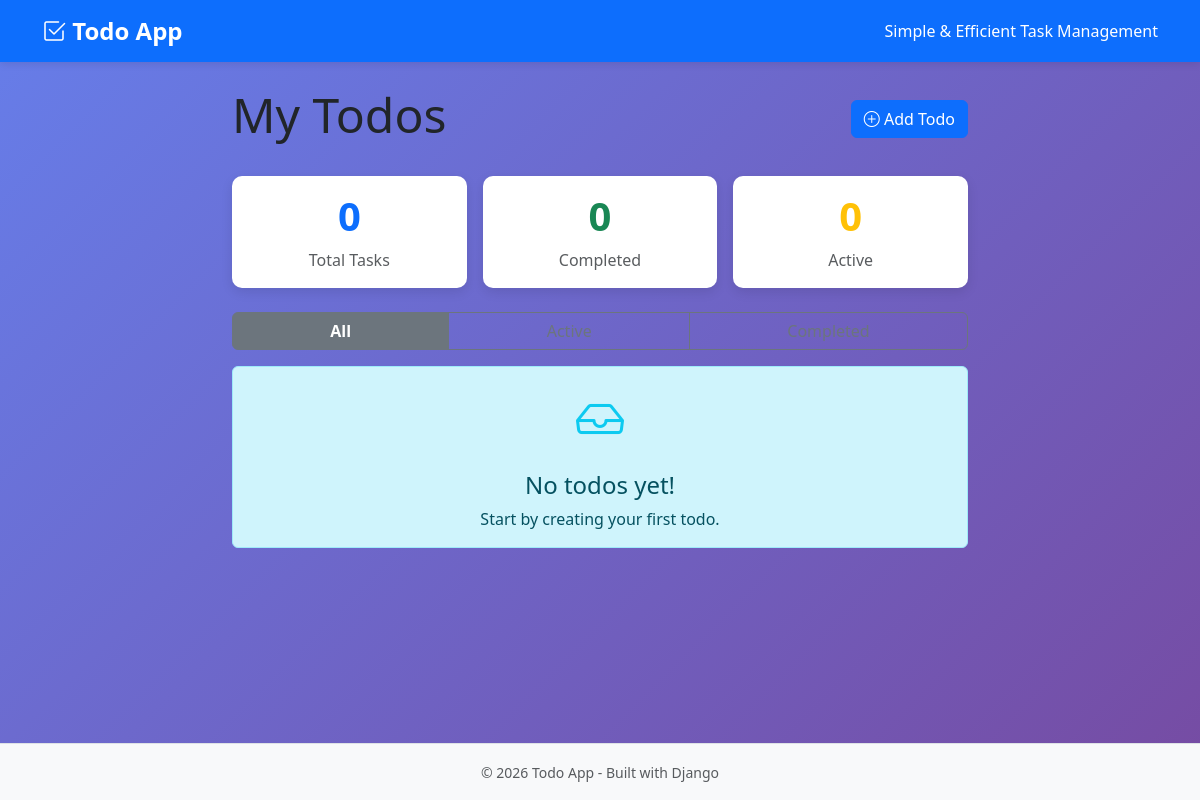
Before: / with the older database file.
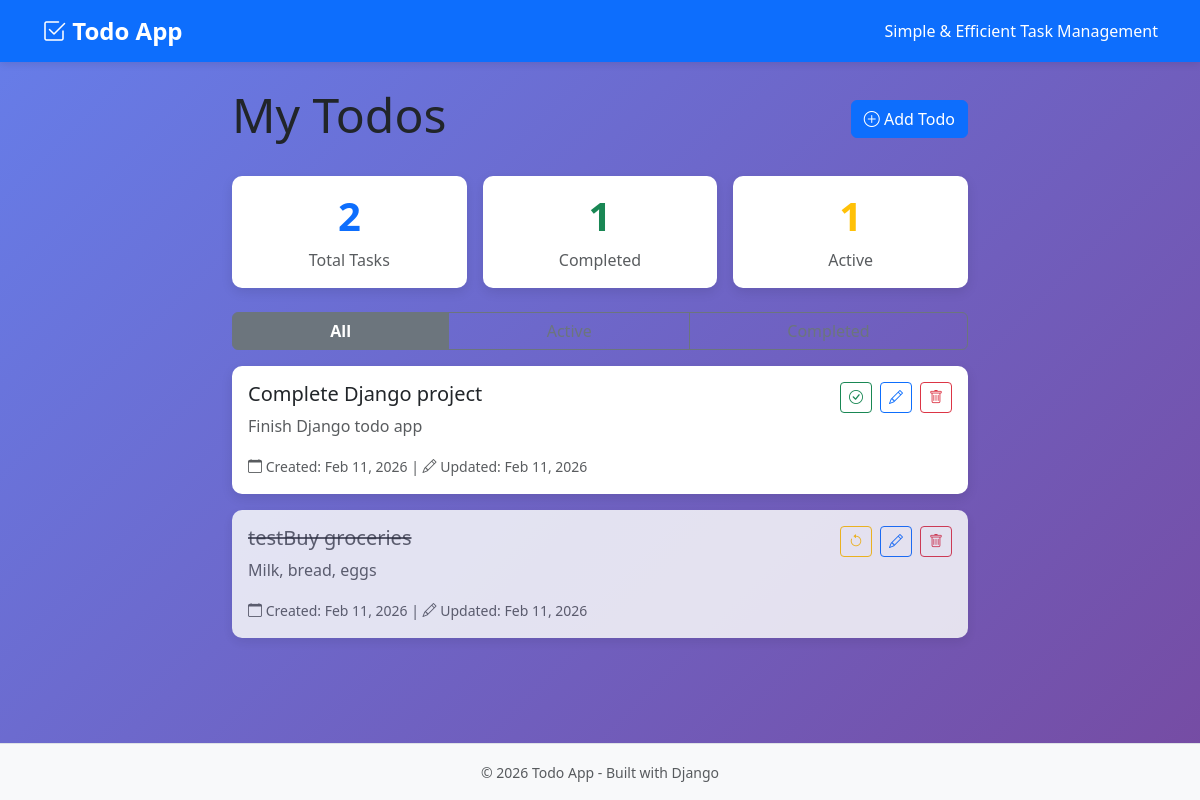
After: the same page with the newer database file.
### app/models.py (models this page shows, shortened)
class Todo(models.Model):
    title = models.CharField(max_length=200, help_text="Task title")
    description = models.TextField(blank=True, help_text="Detailed description of the task")
    completed = models.BooleanField(default=False, help_text="Completion status")
    created_at = models.DateTimeField(auto_now_add=True)
    updated_at = models.DateTimeField(auto_now=True)
    class Meta:
        ordering = ['-created_at']  # Show newest first
        verbose_name = 'Todo'
        verbose_name_plural = 'Todos'

### app/views.py (the view)
# urls.py: path('', views.todo_list, name='todo_list'),
def todo_list(request):
    filter_status = request.GET.get('filter', 'all')
    if filter_status == 'completed':
        todos = Todo.objects.filter(completed=True)
    elif filter_status == 'active':
        todos = Todo.objects.filter(completed=False)
    else:
        todos = Todo.objects.all()
    context = {
        'todos': todos,
        'filter_status': filter_status,
        'total_count': Todo.objects.count(),
        'completed_count': Todo.objects.filter(completed=True).count(),
        'active_count': Todo.objects.filter(completed=False).count(),
    }
    return render(request, 'app/todo_list.html', context)

### app/templates/app/todo_list.html (shortened to what this page needs)
{% extends 'app/base.html' %}
{% block content %}
<div class="row">
    <div class="col-lg-8 mx-auto">
        <div class="d-flex justify-content-between align-items-center mb-4">
            <h1 class="display-5">My Todos</h1>
            <a href="{% url 'todo_create' %}" class="btn btn-primary">
                <i class="bi bi-plus-circle"></i> Add Todo
            </a>
        </div>
        <div class="row g-3 mb-4">
            <div class="col-md-4">
                <div class="card text-center stat-card">
                    <div class="card-body">
                        <h3 class="card-title text-primary">{{ total_count }}</h3>
                        <p class="card-text text-muted">Total Tasks</p>
                    </div>
                </div>
            </div>
            <div class="col-md-4">
                <div class="card text-center stat-card">
                    <div class="card-body">
                        <h3 class="card-title text-success">{{ completed_count }}</h3>
                        <p class="card-text text-muted">Completed</p>
                    </div>
                </div>
            </div>
            <div class="col-md-4">
                <div class="card text-center stat-card">
                    <div class="card-body">
                        <h3 class="card-title text-warning">{{ active_count }}</h3>
                        <p class="card-text text-muted">Active</p>
                    </div>
                </div>
            </div>
        </div>
        <div class="btn-group mb-3 w-100" role="group">
            <a href="?filter=all" class="btn btn-outline-secondary {% if filter_status == 'all' %}active{% endif %}">
                All
            </a>
            <a href="?filter=active" class="btn btn-outline-secondary {% if filter_status == 'active' %}active{% endif %}">
            </a>
            <a href="?filter=completed" class="btn btn-outline-secondary {% if filter_status == 'completed' %}active{% endif %}">
            </a>
        </div>
        {% if todos %}
            <div class="todo-container">
                {% for todo in todos %}
                <div class="card todo-card mb-3 {% if todo.completed %}completed{% endif %}">
                    <div class="card-body">
                        <div class="d-flex justify-content-between align-items-start">
                            <div class="flex-grow-1">
                                <h5 class="card-title {% if todo.completed %}text-decoration-line-through text-muted{% endif %}">
                                    {{ todo.title }}
                                </h5>
                                {% if todo.description %}
                                <p class="card-text text-muted">{{ todo.description }}</p>
                                {% endif %}
                                <small class="text-muted">
                                    <i class="bi bi-calendar"></i> Created: {{ todo.created_at|date:"M d, Y" }}
                                    {% if todo.updated_at != todo.created_at %}
                                    | <i class="bi bi-pencil"></i> Updated: {{ todo.updated_at|date:"M d, Y" }}
                                    {% endif %}
                                </small>
                            </div>
                            <div class="action-buttons ms-3">
                                <a href="{% url 'toggle_complete' todo.pk %}"
                                   class="btn btn-sm {% if todo.completed %}btn-outline-warning{% else %}btn-outline-success{% endif %}"
                                   title="{% if todo.completed %}Mark as Active{% else %}Mark as Complete{% endif %}">
                                    <i class="bi {% if todo.completed %}bi-arrow-counterclockwise{% else %}bi-check-circle{% endif %}"></i>
                                </a>
                                <a href="{% url 'todo_update' todo.pk %}" class="btn btn-sm btn-outline-primary" title="Edit">
                                    <i class="bi bi-pencil"></i>
                                </a>
                                <a href="{% url 'todo_delete' todo.pk %}" class="btn btn-sm btn-outline-danger" title="Delete">
                                    <i class="bi bi-trash"></i>
                                </a>
                            </div>
                        </div>
                    </div>
                </div>
                {% endfor %}
            </div>
        {% else %}
            <div class="alert alert-info text-center">
                <i class="bi bi-inbox" style="font-size: 3rem;"></i>
                <h4 class="mt-3">No todos yet!</h4>
                <p class="mb-0">
                    {% if filter_status == 'active' %}
                        No active tasks. Great job! 🎉
                    {% elif filter_status == 'completed' %}
                        No completed tasks yet. Get started on your todos!
                    {% else %}
                        Start by creating your first todo.
                    {% endif %}
                </p>
            </div>
        {% endif %}
    </div>
</div>
{% endblock %}

### app/templates/app/base.html (shortened to what this page needs)
<!DOCTYPE html>
<html lang="en">
<head>
    <link href="https://cdn.jsdelivr.net/npm/bootstrap@5.3.0/dist/css/bootstrap.min.css" rel="stylesheet">
    <link rel="stylesheet" href="https://cdn.jsdelivr.net/npm/bootstrap-icons@1.10.0/font/bootstrap-icons.css">
    {% load static %}
    <link rel="stylesheet" href="{% static 'app/style.css' %}">
</head>
<body>
    <nav class="navbar navbar-dark bg-primary mb-4">
        <div class="container">
            <a class="navbar-brand" href="{% url 'todo_list' %}">
                <i class="bi bi-check2-square"></i> Todo App
            </a>
            <span class="navbar-text text-white">
                Simple & Efficient Task Management
            </span>
        </div>
    </nav>
    <div class="container">
        {% block content %}
        {% endblock %}
    </div>
    <footer class="mt-5 py-3 bg-light">
        <div class="container text-center text-muted">
            <small>&copy; 2026 Todo App - Built with Django</small>
        </div>
    </footer>
</body>
</html>

### app/static/app/style.css (style rules this page uses)
body { min-height: 100vh; display: flex; flex-direction: column; background: linear-gradient(135deg, #667eea 0%, #764ba2 100%); background-attachment: fixed; }
.container { flex: 1; }
.stat-card { border: none; box-shadow: 0 2px 8px rgba(0, 0, 0, 0.1); transition: all 0.3s ease; }
.stat-card .card-title { font-size: 2.5rem; font-weight: bold; margin-bottom: 0.5rem; }
.todo-card { border: none; box-shadow: 0 2px 8px rgba(0, 0, 0, 0.1); transition: all 0.3s ease; border-left: 4px solid #0d6efd; }
.todo-card.completed { background-color: #f8f9fa; border-left-color: #198754; opacity: 0.85; }
.todo-card .card-title { margin-bottom: 0.5rem; font-weight: 500; }
.action-buttons { display: flex; gap: 0.5rem; flex-wrap: nowrap; }
.action-buttons .btn { transition: all 0.2s ease; }
.btn-group .btn { transition: all 0.2s ease; }
.btn-group .btn.active { font-weight: 600; }
.card { border: none; border-radius: 10px; box-shadow: 0 4px 12px rgba(0, 0, 0, 0.1); }
.navbar { box-shadow: 0 2px 8px rgba(0, 0, 0, 0.1); }
.navbar-brand { font-weight: 600; font-size: 1.5rem; }
footer { margin-top: auto; border-top: 1px solid #dee2e6; }
.todo-card { animation: fadeIn 0.3s ease; }

Changed rows visible on the page:
added Todo: title "Complete Django project", description "Finish Django todo app", created_at "Feb 11, 2026", updated_at "Feb 11, 2026", completed False (drawn)
added Todo: title "testBuy groceries", description "Milk, bread, eggs", created_at "Feb 11, 2026", updated_at "Feb 11, 2026", completed True (drawn)
Other visible differences:
{{ total_count }}: "0" → "2"
{{ completed_count }}: "0" → "1"
{{ active_count }}: "0" → "1"
text no longer shown: "No todos yet! Start by creating your first todo."
